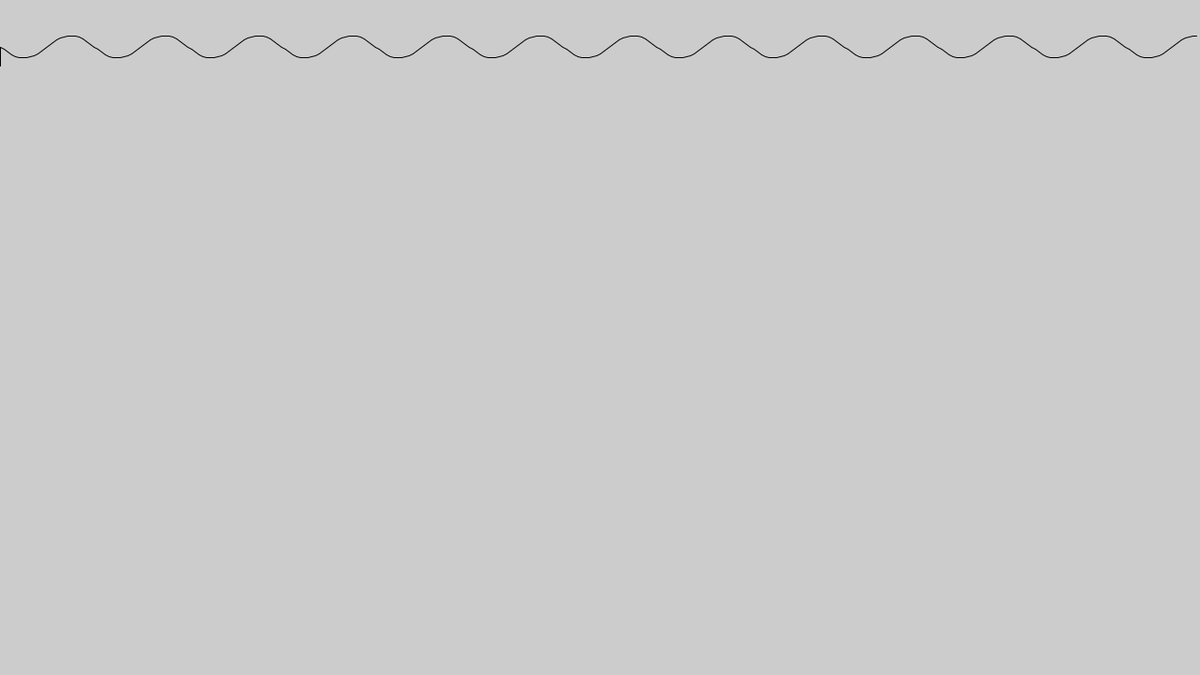
Frame 1 (no input)
Frame 60 (the mouse pressed at the canvas centre just before this capture): identical to frame 1, image omitted
Frame 120 (the mouse held since frame 60 and released just before this capture): identical to frame 1, image omitted

The Processing sketch that drew this single still picture (run headless with seeded random() and noise(); from frame 60 on, the mouse is pressed at the canvas centre):

// Processing sketch: CurtainAnim
// ── CurtainAnim.pde
float a = 0.0;
float inc = TWO_PI/25.0;
float prev_x = 0, prev_y = 70, x, y;

void setup(){
  size(1280,720);
  for(int i=0; i<1280; i=i+4) {
  x = i;
  y = 50 + 0.3*sin(a) * 40.0;
  line(prev_x, prev_y, x, y);
  prev_x = x;
  prev_y = y;
  a = a + inc;
  }
}

void draw(){
  
  
}
